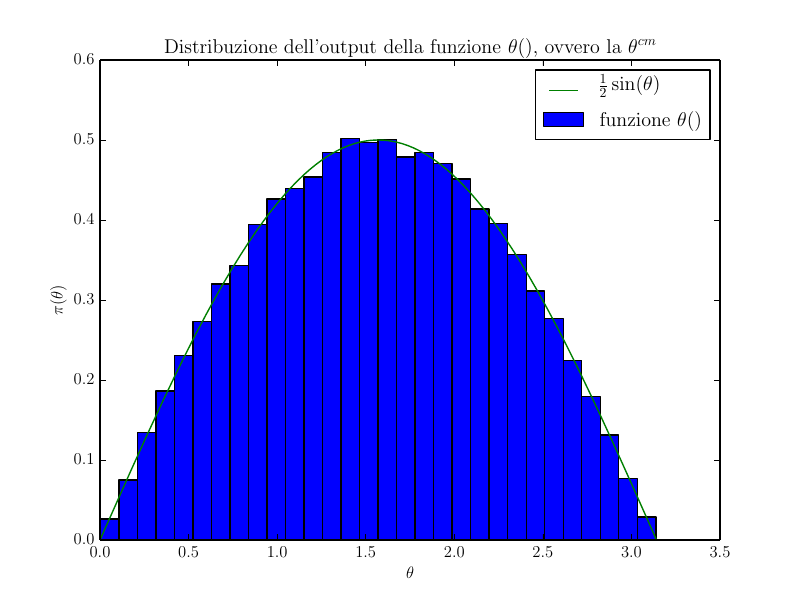

Here is the Python script that generated this plot:
import pylab

pylab.rc('text', usetex=True)
pylab.rc('font', **{'family': 'serif', 'serif': ['Computer Modern']})

theta = pylab.loadtxt('theta.dat', unpack=True)
pylab.hist(theta, bins=30, normed=True, label=r"funzione $\theta()$")
x = pylab.linspace(0,pylab.pi,500)
pylab.plot(x,pylab.sin(x)/2., label=r"$\frac{1}{2}\sin(\theta)$")
pylab.legend()
pylab.ylabel(r"$\pi(\theta)$")
pylab.xlabel(r"$\theta$")
pylab.title(r"Distribuzione dell'output della funzione $\theta()$, ovvero la $\theta^{cm}$")
pylab.savefig("theta.pdf")